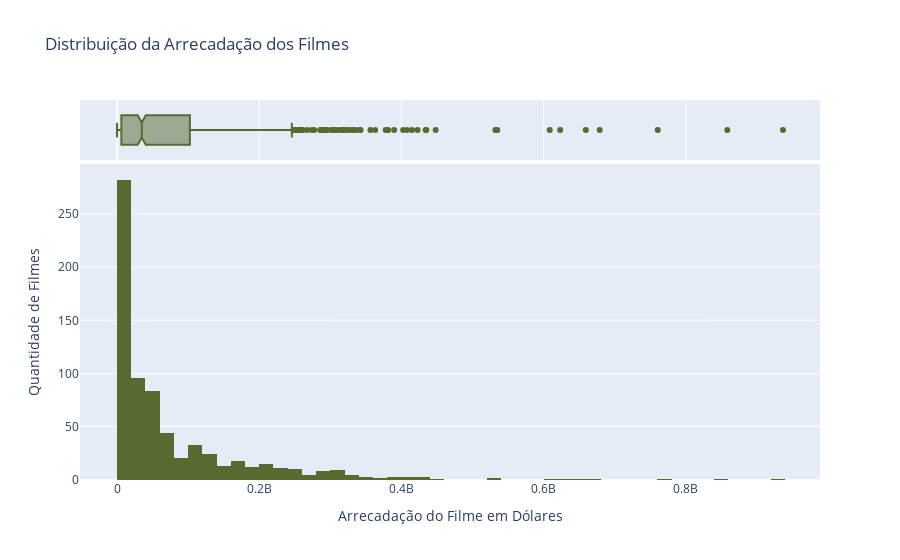

Here is the notebook cell this chart was saved with:
### Markdown cell above
**Distribuição da Arrecadação**: Para analisar quanto os filmes do Top 1000 arrecadaram, aplicaremos um **Histograma** junto de um **Boxplot**, pois ambos os gráficos auxiliam no entendimento da distribuição em variáveis númericas.

Pelos gráficos, é possível notar que mais de 25% dos filmes arrecadaram menos de 20 milhões de dólares e 75% arrecadaram menos de 105 milhões. Enquanto isso, há alguns outliers que conseguiram arrecadar mais de meio bilhão de dólares. É interessante observar que a distribuição do histograma é muito similar ao gráfico do número de votos no IMDB. Isso traz uma evidência inicial de que o número de interações com o filme influencia mais em sua arrecadação do que as notas do IMDB.

### Code cell
# Distribuição da Arrecadação dos Filmes
fig = px.histogram(
    x=df.Gross, 
    title="Distribuição da Arrecadação dos Filmes",
    marginal="box",
    labels={"x": "Arrecadação do Filme em Dólares"}
    ).update_traces(marker_color="DarkOliveGreen").update_layout(yaxis_title="Quantidade de Filmes")
fig.show()

### Figure 1 — Plotly figure (JSON) as saved in the notebook; plotly's stock layout.template omitted (floating-point values rounded to 4 significant figures; data arrays with more than 128 entries replaced by an {"elided": "..."} marker saying what was removed)
{"data": [{"alignmentgroup": "True", "bingroup": "x", "hovertemplate": "Arrecadação do Filme em Dólares=%{x}<br>count=%{y}<extra></extra>", "legendgroup": "", "marker": {"color": "DarkOliveGreen", "pattern": {"shape": ""}}, "name": "", "offsetgroup": "", "orientation": "v", "showlegend": false, "type": "histogram", "x": {"elided": "714 int values"}, "xaxis": "x", "yaxis": "y"}, {"alignmentgroup": "True", "hovertemplate": "Arrecadação do Filme em Dólares=%{x}<extra></extra>", "legendgroup": "", "marker": {"color": "DarkOliveGreen"}, "name": "", "notched": true, "offsetgroup": "", "showlegend": false, "type": "box", "x": {"elided": "714 int values"}, "xaxis": "x2", "yaxis": "y2"}], "layout": {"barmode": "relative", "legend": {"tracegroupgap": 0}, "title": {"text": "Distribuição da Arrecadação dos Filmes"}, "xaxis": {"anchor": "y", "domain": [0, 1], "title": {"text": "Arrecadação do Filme em Dólares"}}, "xaxis2": {"anchor": "y2", "domain": [0, 1], "matches": "x", "showgrid": true, "showticklabels": false}, "yaxis": {"anchor": "x", "domain": [0, 0.8316], "title": {"text": "Quantidade de Filmes"}}, "yaxis2": {"anchor": "x2", "domain": [0.8416, 1], "matches": "y2", "showgrid": false, "showline": false, "showticklabels": false, "ticks": ""}}}
